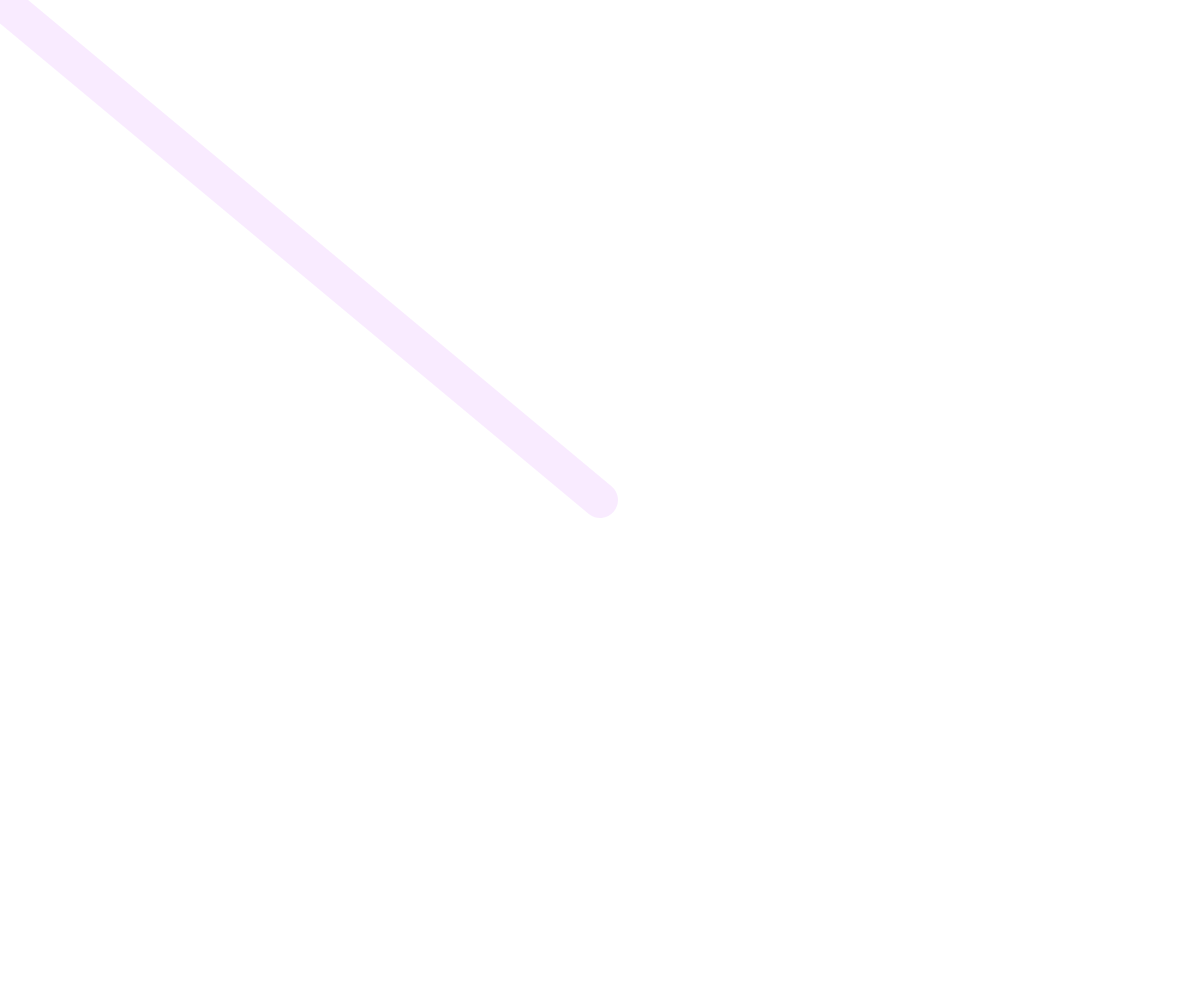
Frame 1 (no input)
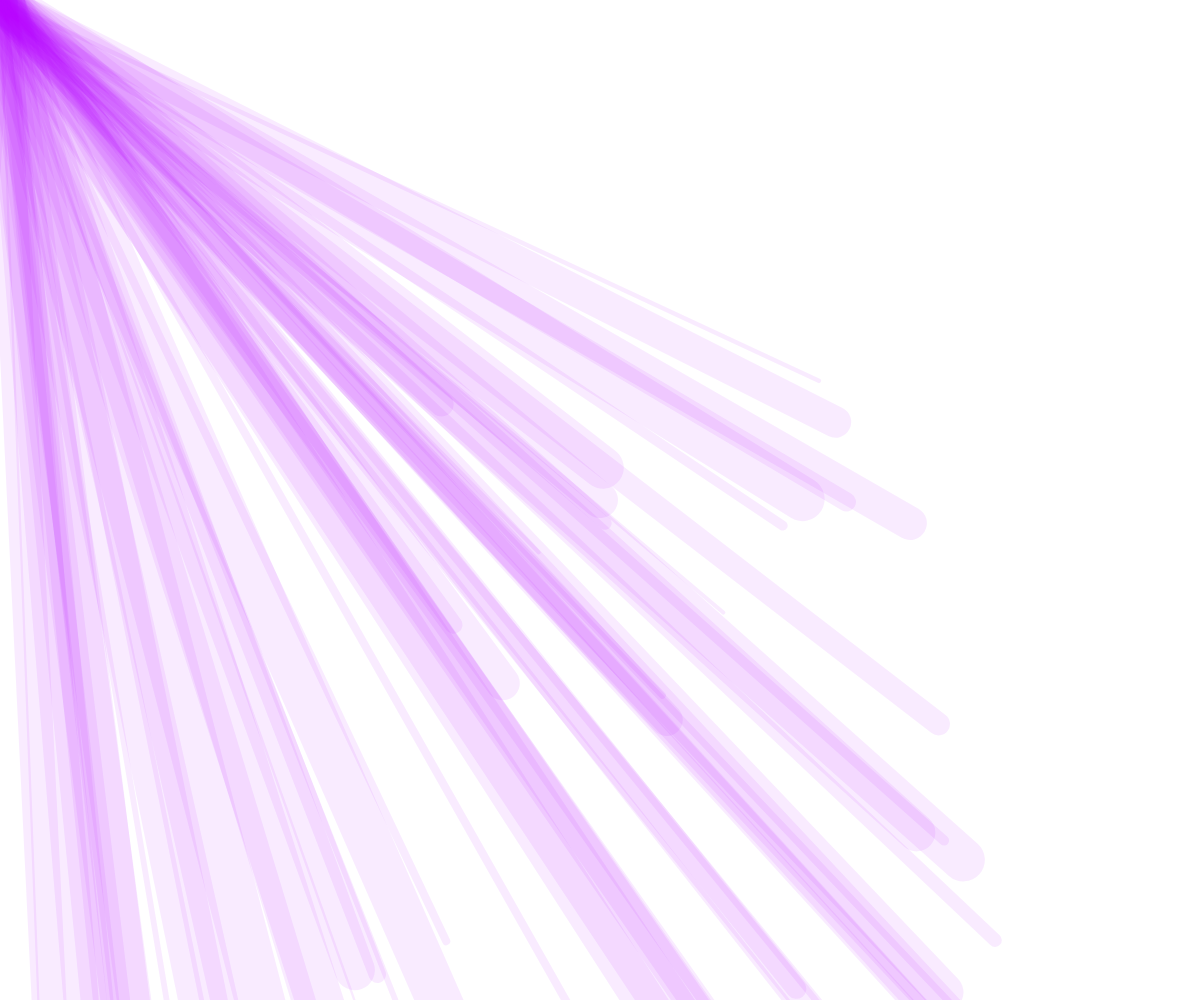
Frame 60 (no input)
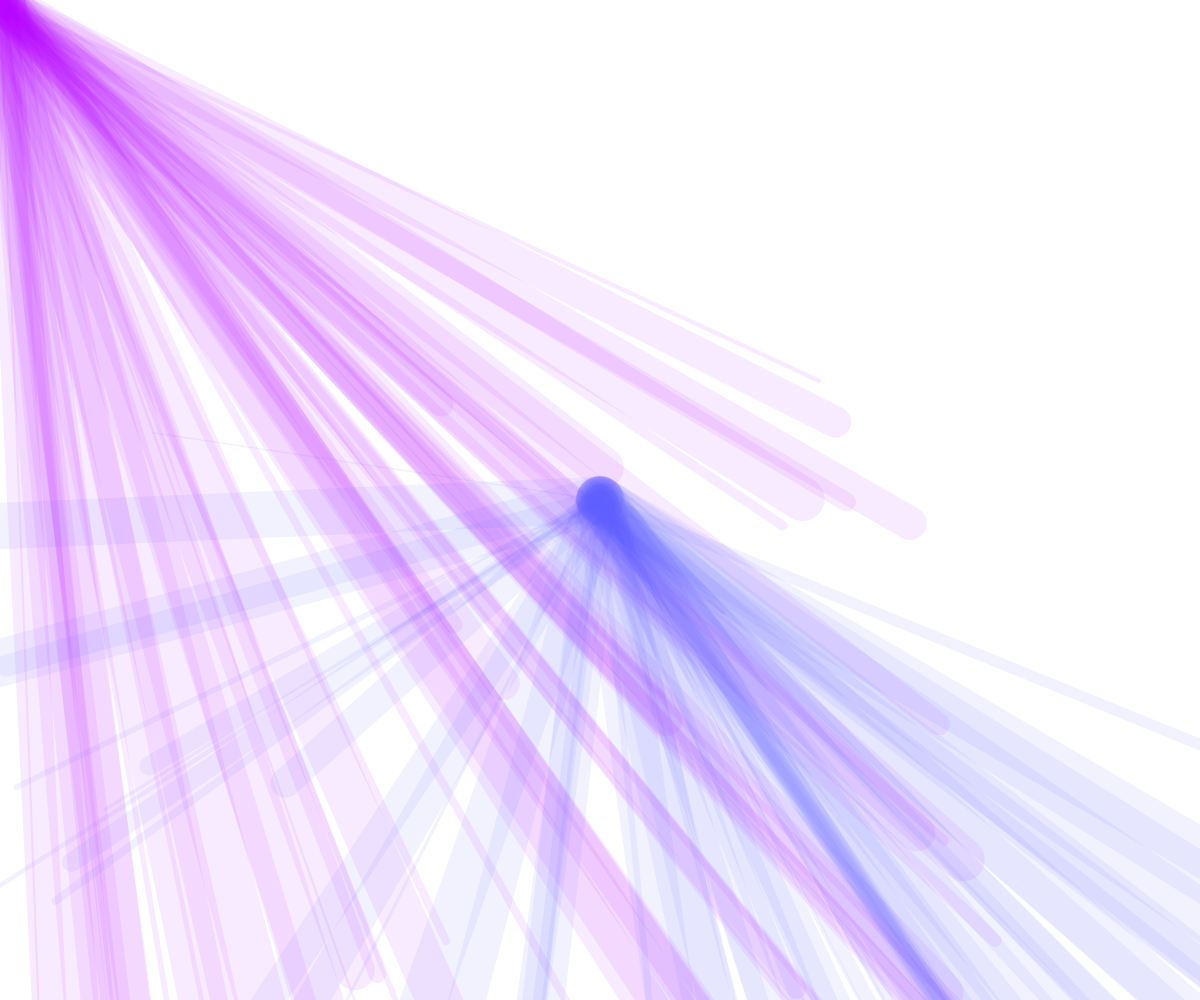
Frame 120 (the mouse pressed at the canvas centre since frame 60)

The p5.js sketch that drew these frames (run headless with seeded random() and noise() and a simulated clock; from frame 60 on, the mouse is pressed at the canvas centre):

// p5.js sketch
// ── sketch.js
//Ombre lines

let lineX1;
let lineY1;

let maxLineMvt = 250;

function setup() {
  createCanvas(windowWidth, windowHeight);
  background('white');
  //set initial position of line
  lineX1 = width * 0.5;
  lineY1 = height * 0.5;
  lineX2 = width * 0.3;
  lineY2 = height * 0.3;
}

function draw() {
  constrain( lineY1, 0, height );
  // Set stroke color based off mouseY
  r = map( mouseY, 0, height, 180, 0 );
  g = map( mouseY, 0, height, 0, 180 );
  //randomly generate width of lines
  strokeWeight(random(1, 50));
  //set color
  stroke( r, g, 255, 20);
  //draw line
  line(lineX1, lineY1, mouseX, mouseY);
  //reposition the line randomly
  lineX1 += random(-maxLineMvt, maxLineMvt);
  lineY1 += random(-maxLineMvt, maxLineMvt);

}
